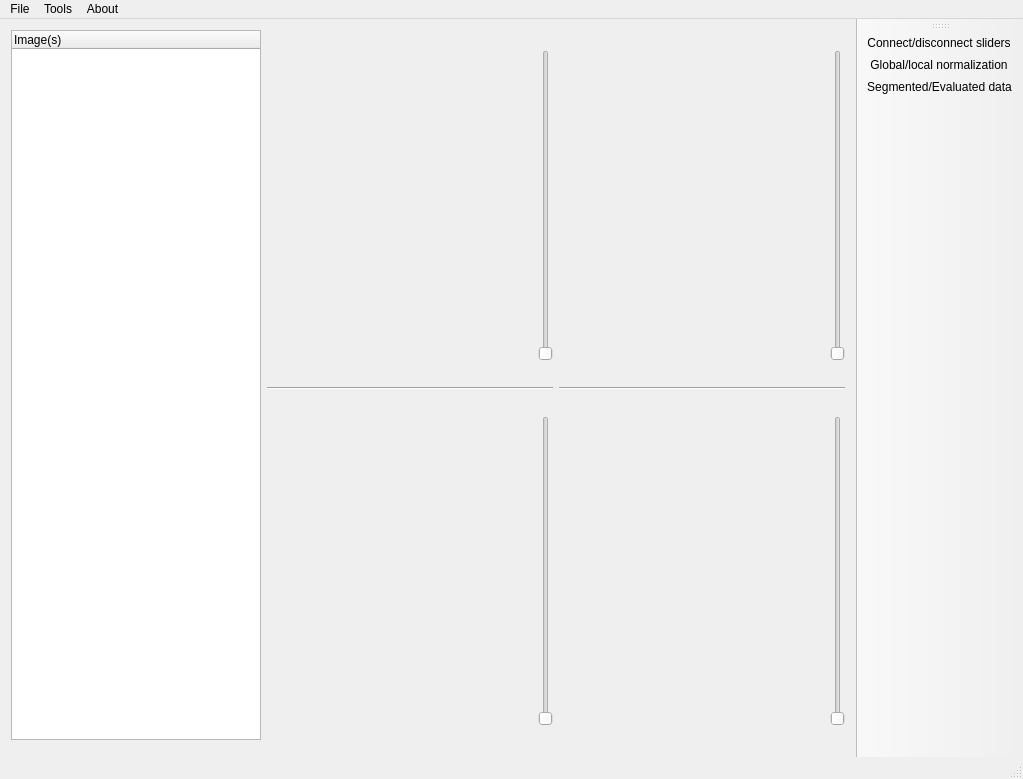
<?xml version="1.0" encoding="UTF-8"?>
<ui version="4.0">
 <class>BrainTumourSegmentationClass</class>
 <widget class="QMainWindow" name="BrainTumourSegmentationClass">
  <property name="geometry">
   <rect>
    <x>0</x>
    <y>0</y>
    <width>1023</width>
    <height>779</height>
   </rect>
  </property>
  <property name="windowTitle">
   <string>Brain Tumour Segmentation</string>
  </property>
  <widget class="QWidget" name="centralWidget">
   <layout class="QGridLayout" name="gridLayout_4">
    <item row="0" column="0">
     <widget class="QTreeWidget" name="treeWidget">
      <property name="maximumSize">
       <size>
        <width>250</width>
        <height>100000</height>
       </size>
      </property>
      <property name="contextMenuPolicy">
       <enum>Qt::CustomContextMenu</enum>
      </property>
      <column>
       <property name="text">
        <string>Image(s)</string>
       </property>
       <property name="foreground">
        <brush brushstyle="NoBrush">
         <color alpha="255">
          <red>0</red>
          <green>0</green>
          <blue>0</blue>
         </color>
        </brush>
       </property>
      </column>
     </widget>
    </item>
    <item row="0" column="1" rowspan="2">
     <layout class="QGridLayout" name="gridLayoutView">
      <item row="2" column="1">
       <widget class="Line" name="line">
        <property name="orientation">
         <enum>Qt::Horizontal</enum>
        </property>
       </widget>
      </item>
      <item row="1" column="1">
       <layout class="QGridLayout" name="gridLayout">
        <item row="1" column="0">
         <widget class="QLabel" name="labelTL">
          <property name="text">
           <string/>
          </property>
         </widget>
        </item>
        <item row="1" column="1">
         <widget class="QSlider" name="verticalSliderTL">
          <property name="orientation">
           <enum>Qt::Vertical</enum>
          </property>
         </widget>
        </item>
        <item row="0" column="0">
         <widget class="QLabel" name="labelTitleTL">
          <property name="text">
           <string/>
          </property>
         </widget>
        </item>
        <item row="2" column="0">
         <widget class="QLabel" name="labelResultsTL">
          <property name="text">
           <string/>
          </property>
         </widget>
        </item>
       </layout>
      </item>
      <item row="3" column="2">
       <layout class="QGridLayout" name="gridLayout_5">
        <item row="1" column="0">
         <widget class="QLabel" name="labelBR">
          <property name="text">
           <string/>
          </property>
         </widget>
        </item>
        <item row="1" column="1">
         <widget class="QSlider" name="verticalSliderBR">
          <property name="orientation">
           <enum>Qt::Vertical</enum>
          </property>
         </widget>
        </item>
        <item row="0" column="0">
         <widget class="QLabel" name="labelTitleBR">
          <property name="text">
           <string/>
          </property>
         </widget>
        </item>
        <item row="2" column="0">
         <widget class="QLabel" name="labelResultsBR">
          <property name="text">
           <string/>
          </property>
         </widget>
        </item>
       </layout>
      </item>
      <item row="3" column="1">
       <layout class="QGridLayout" name="gridLayout_3">
        <item row="1" column="0">
         <widget class="QLabel" name="labelBL">
          <property name="text">
           <string/>
          </property>
         </widget>
        </item>
        <item row="1" column="1">
         <widget class="QSlider" name="verticalSliderBL">
          <property name="orientation">
           <enum>Qt::Vertical</enum>
          </property>
         </widget>
        </item>
        <item row="0" column="0">
         <widget class="QLabel" name="labelTitleBL">
          <property name="text">
           <string/>
          </property>
         </widget>
        </item>
        <item row="2" column="0">
         <widget class="QLabel" name="labelResultsBL">
          <property name="text">
           <string/>
          </property>
         </widget>
        </item>
       </layout>
      </item>
      <item row="1" column="2">
       <layout class="QGridLayout" name="gridLayout_2">
        <item row="1" column="1">
         <widget class="QSlider" name="verticalSliderTR">
          <property name="orientation">
           <enum>Qt::Vertical</enum>
          </property>
         </widget>
        </item>
        <item row="1" column="0">
         <widget class="QLabel" name="labelTR">
          <property name="text">
           <string/>
          </property>
         </widget>
        </item>
        <item row="0" column="0">
         <widget class="QLabel" name="labelTitleTR">
          <property name="text">
           <string/>
          </property>
         </widget>
        </item>
        <item row="2" column="0">
         <widget class="QLabel" name="labelResultsTR">
          <property name="text">
           <string/>
          </property>
         </widget>
        </item>
       </layout>
      </item>
      <item row="2" column="2">
       <widget class="Line" name="line_2">
        <property name="orientation">
         <enum>Qt::Horizontal</enum>
        </property>
       </widget>
      </item>
     </layout>
    </item>
   </layout>
  </widget>
  <widget class="QMenuBar" name="menuBar">
   <property name="geometry">
    <rect>
     <x>0</x>
     <y>0</y>
     <width>1023</width>
     <height>21</height>
    </rect>
   </property>
   <widget class="QMenu" name="menuFile">
    <property name="title">
     <string>File</string>
    </property>
    <addaction name="actionOpen_image_s"/>
   </widget>
   <widget class="QMenu" name="menuTools">
    <property name="title">
     <string>Tools</string>
    </property>
    <addaction name="actionThreshold"/>
    <addaction name="actionImage_arithm"/>
    <addaction name="actionSuperpixels"/>
    <addaction name="actionShow_results"/>
    <addaction name="actionDo_the_segmentation"/>
    <addaction name="actionComplex_segmentation"/>
   </widget>
   <widget class="QMenu" name="menuAbout">
    <property name="title">
     <string>About</string>
    </property>
    <addaction name="actionAuthor"/>
   </widget>
   <addaction name="menuFile"/>
   <addaction name="menuTools"/>
   <addaction name="menuAbout"/>
  </widget>
  <widget class="QToolBar" name="mainToolBar">
   <attribute name="toolBarArea">
    <enum>RightToolBarArea</enum>
   </attribute>
   <attribute name="toolBarBreak">
    <bool>false</bool>
   </attribute>
   <addaction name="actionConnect_sliders"/>
   <addaction name="actionGlobal_local_normalization"/>
   <addaction name="actionSegmented_Evaluated_data"/>
  </widget>
  <widget class="QStatusBar" name="statusBar"/>
  <action name="actionOpen_image_s">
   <property name="text">
    <string>Open image(s)</string>
   </property>
  </action>
  <action name="actionAuthor">
   <property name="text">
    <string>Author</string>
   </property>
  </action>
  <action name="actionThreshold">
   <property name="text">
    <string>Threshold</string>
   </property>
  </action>
  <action name="actionSuperpixels">
   <property name="text">
    <string>Superpixels</string>
   </property>
  </action>
  <action name="actionConnect_sliders">
   <property name="checkable">
    <bool>true</bool>
   </property>
   <property name="icon">
    <iconset>
     <normaloff>../icons/Disconnect.ico</normaloff>
     <normalon>../icons/connect.ico</normalon>../icons/Disconnect.ico</iconset>
   </property>
   <property name="text">
    <string>Connect/disconnect sliders</string>
   </property>
   <property name="toolTip">
    <string>Connect/disconnect sliders</string>
   </property>
  </action>
  <action name="actionGlobal_local_normalization">
   <property name="checkable">
    <bool>true</bool>
   </property>
   <property name="icon">
    <iconset>
     <normaloff>../icons/webapp.png</normaloff>
     <normalon>../icons/local_seo-512.png</normalon>../icons/webapp.png</iconset>
   </property>
   <property name="text">
    <string>Global/local normalization</string>
   </property>
   <property name="toolTip">
    <string>Global/local normalization</string>
   </property>
  </action>
  <action name="actionSegmented_Evaluated_data">
   <property name="checkable">
    <bool>true</bool>
   </property>
   <property name="icon">
    <iconset>
     <normaloff>../icons/Alecive-Flatwoken-Apps-Workspace-Switcher-Top-Left.ico</normaloff>
     <normalon>../icons/Alecive-Flatwoken-Apps-Workspace-Switcher-Right-Top.ico</normalon>../icons/Alecive-Flatwoken-Apps-Workspace-Switcher-Top-Left.ico</iconset>
   </property>
   <property name="text">
    <string>Segmented/Evaluated data</string>
   </property>
   <property name="toolTip">
    <string>&lt;html&gt;&lt;head/&gt;&lt;body&gt;&lt;p&gt;Segmented/Evaluated processed data&lt;/p&gt;&lt;/body&gt;&lt;/html&gt;</string>
   </property>
  </action>
  <action name="actionShow_results">
   <property name="text">
    <string>Show results</string>
   </property>
  </action>
  <action name="actionImage_arithm">
   <property name="text">
    <string>Image arithm</string>
   </property>
  </action>
  <action name="actionDo_the_segmentation">
   <property name="text">
    <string>Do the segmentation</string>
   </property>
  </action>
  <action name="actionComplex_segmentation">
   <property name="text">
    <string>Complex segmentation</string>
   </property>
  </action>
 </widget>
 <layoutdefault spacing="6" margin="11"/>
 <resources/>
 <connections/>
</ui>
